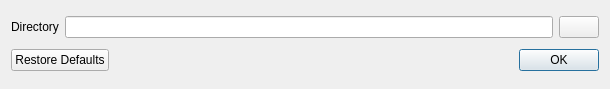
<?xml version="1.0" encoding="UTF-8"?>
<ui version="4.0">
 <class>LogLocationChooser</class>
 <widget class="QDialog" name="LogLocationChooser">
  <property name="geometry">
   <rect>
    <x>0</x>
    <y>0</y>
    <width>610</width>
    <height>89</height>
   </rect>
  </property>
  <property name="windowTitle">
   <string>Log Location</string>
  </property>
  <layout class="QVBoxLayout" name="verticalLayout">
   <item>
    <layout class="QHBoxLayout" name="horizontalLayout">
     <item>
      <widget class="QLabel" name="label">
       <property name="text">
        <string>Directory</string>
       </property>
      </widget>
     </item>
     <item>
      <widget class="QLineEdit" name="lineEdit">
       <property name="text">
        <string/>
       </property>
      </widget>
     </item>
     <item>
      <widget class="QPushButton" name="pushButton">
       <property name="text">
        <string/>
       </property>
       <property name="icon">
        <iconset resource="engine.qrc">
         <normaloff>:/engine/images/open.png</normaloff>:/engine/images/open.png</iconset>
       </property>
      </widget>
     </item>
    </layout>
   </item>
   <item>
    <widget class="QDialogButtonBox" name="buttonBox">
     <property name="orientation">
      <enum>Qt::Horizontal</enum>
     </property>
     <property name="standardButtons">
      <set>QDialogButtonBox::Ok|QDialogButtonBox::RestoreDefaults</set>
     </property>
    </widget>
   </item>
  </layout>
 </widget>
 <resources>
  <include location="engine.qrc"/>
 </resources>
 <connections>
  <connection>
   <sender>buttonBox</sender>
   <signal>accepted()</signal>
   <receiver>LogLocationChooser</receiver>
   <slot>accept()</slot>
   <hints>
    <hint type="sourcelabel">
     <x>248</x>
     <y>254</y>
    </hint>
    <hint type="destinationlabel">
     <x>157</x>
     <y>274</y>
    </hint>
   </hints>
  </connection>
  <connection>
   <sender>buttonBox</sender>
   <signal>rejected()</signal>
   <receiver>LogLocationChooser</receiver>
   <slot>reject()</slot>
   <hints>
    <hint type="sourcelabel">
     <x>316</x>
     <y>260</y>
    </hint>
    <hint type="destinationlabel">
     <x>286</x>
     <y>274</y>
    </hint>
   </hints>
  </connection>
 </connections>
</ui>
